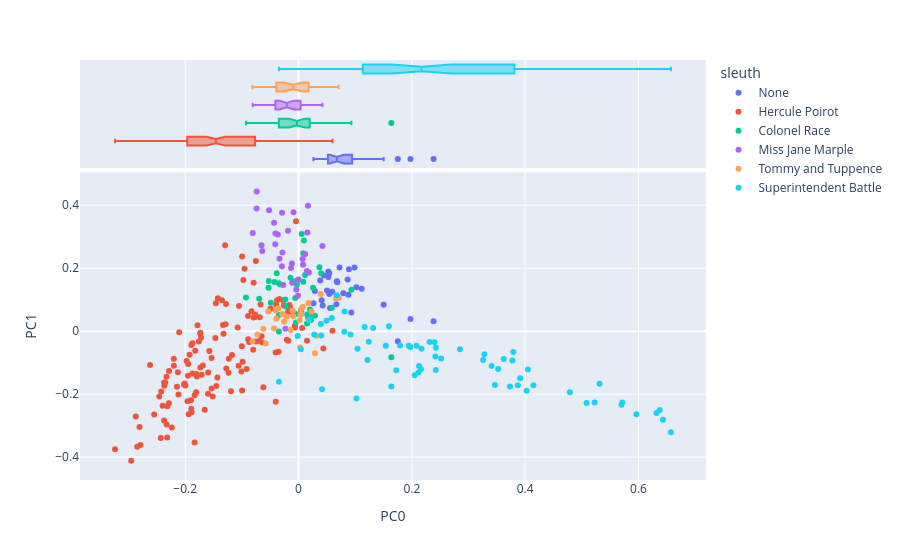

Notebook cell for this chart:
### Markdown cell above
#### Scatterplot of documents in the space created by the first two components

With points colored by metadata features.

### Code cell
# create a scatterplot of documents in the space created by the first 2 components
# coloring the points by sleuth

# fill the NaN for works without a sleuth (Giant's Bread)
DOC['sleuth'] = DOC['sleuth'].fillna('None')

px.scatter(
    data_frame = DCM.join(DOC).reset_index(),
    x = 'PC0', # first PC
    y = 'PC1', # second PC
    color = 'sleuth', # color by sleuth
    hover_name = 'label', # use concat string for hover info
    hover_data=['pub_year_original', 'work_type', 'primary_genre'], # add more hover data
    marginal_x = 'box' # add boxplot to x axis
)

### Figure 1 — Plotly figure (JSON) as saved in the notebook; plotly's stock layout.template omitted (floating-point values rounded to 4 significant figures; data arrays with more than 128 entries replaced by an {"elided": "..."} marker saying what was removed)
{"data": [{"customdata": [[1930, "novel", "Romance"], [1930, "novel", "Romance"], [1930, "novel", "Romance"], [1930, "novel", "Romance"], [1930, "novel", "Romance"], [1930, "novel", "Romance"], [1930, "novel", "Romance"], [1930, "novel", "Romance"], [1930, "novel", "Romance"], [1930, "novel", "Romance"], [1930, "novel", "Romance"], [1930, "novel", "Romance"], [1930, "novel", "Romance"], [1930, "novel", "Romance"], [1930, "novel", "Romance"], [1930, "novel", "Romance"], [1930, "novel", "Romance"], [1930, "novel", "Romance"], [1930, "novel", "Romance"], [1930, "novel", "Romance"], [1930, "novel", "Romance"], [1930, "novel", "Romance"], [1930, "novel", "Romance"], [1930, "novel", "Romance"], [1930, "novel", "Romance"], [1930, "novel", "Romance"], [1930, "novel", "Romance"], [1930, "novel", "Romance"], [1930, "novel", "Romance"]], "hovertemplate": "<b>%{hovertext}</b><br><br>sleuth=None<br>PC0=%{x}<br>PC1=%{y}<br>pub_year_original=%{customdata[0]}<br>work_type=%{customdata[1]}<br>primary_genre=%{customdata[2]}<extra></extra>", "hovertext": ["giants-bread ch.0", "giants-bread ch.1", "giants-bread ch.2", "giants-bread ch.3", "giants-bread ch.4", "giants-bread ch.5", "giants-bread ch.6", "giants-bread ch.7", "giants-bread ch.8", "giants-bread ch.9", "giants-bread ch.10", "giants-bread ch.11", "giants-bread ch.12", "giants-bread ch.13", "giants-bread ch.14", "giants-bread ch.15", "giants-bread ch.16", "giants-bread ch.17", "giants-bread ch.18", "giants-bread ch.19", "giants-bread ch.20", "giants-bread ch.21", "giants-bread ch.22", "giants-bread ch.23", "giants-bread ch.24", "giants-bread ch.25", "giants-bread ch.26", "giants-bread ch.27", "giants-bread ch.28"], "legendgroup": "None", "marker": {"color": "#636efa", "symbol": "circle"}, "mode": "markers", "name": "None", "orientation": "v", "showlegend": true, "type": "scatter", "x": [0.02628, 0.05551, 0.06676, 0.04084, 0.04482, 0.05032, 0.08663, 0.08897, 0.06754, 0.07238, 0.05261, 0.05247, 0.07901, 0.09882, 0.1114, 0.04262, 0.03825, 0.05419, 0.102, 0.0684, 0.05955, 0.02876, 0.1502, 0.1752, 0.2383, 0.09312, 0.1975, 0.08802, 0.05416], "xaxis": "x", "y": [0.08885, 0.07364, 0.08516, 0.0986, 0.1766, 0.1291, 0.1637, 0.1965, 0.1584, 0.2019, 0.1718, 0.1899, 0.1206, 0.2021, 0.1351, 0.08133, 0.1613, 0.1845, 0.1391, 0.1556, 0.125, 0.1273, 0.08367, -0.03189, 0.03154, 0.05903, 0.03903, 0.1161, 0.1178], "yaxis": "y"}, {"alignmentgroup": "True", "customdata": [[1930, "novel", "Romance"], [1930, "novel", "Romance"], [1930, "novel", "Romance"], [1930, "novel", "Romance"], [1930, "novel", "Romance"], [1930, "novel", "Romance"], [1930, "novel", "Romance"], [1930, "novel", "Romance"], [1930, "novel", "Romance"], [1930, "novel", "Romance"], [1930, "novel", "Romance"], [1930, "novel", "Romance"], [1930, "novel", "Romance"], [1930, "novel", "Romance"], [1930, "novel", "Romance"], [1930, "novel", "Romance"], [1930, "novel", "Romance"], [1930, "novel", "Romance"], [1930, "novel", "Romance"], [1930, "novel", "Romance"], [1930, "novel", "Romance"], [1930, "novel", "Romance"], [1930, "novel", "Romance"], [1930, "novel", "Romance"], [1930, "novel", "Romance"], [1930, "novel", "Romance"], [1930, "novel", "Romance"], [1930, "novel", "Romance"], [1930, "novel", "Romance"]], "hovertemplate": "<b>%{hovertext}</b><br><br>sleuth=None<br>PC0=%{x}<br>pub_year_original=%{customdata[0]}<br>work_type=%{customdata[1]}<br>primary_genre=%{customdata[2]}<extra></extra>", "hovertext": ["giants-bread ch.0", "giants-bread ch.1", "giants-bread ch.2", "giants-bread ch.3", "giants-bread ch.4", "giants-bread ch.5", "giants-bread ch.6", "giants-bread ch.7", "giants-bread ch.8", "giants-bread ch.9", "giants-bread ch.10", "giants-bread ch.11", "giants-bread ch.12", "giants-bread ch.13", "giants-bread ch.14", "giants-bread ch.15", "giants-bread ch.16", "giants-bread ch.17", "giants-bread ch.18", "giants-bread ch.19", "giants-bread ch.20", "giants-bread ch.21", "giants-bread ch.22", "giants-bread ch.23", "giants-bread ch.24", "giants-bread ch.25", "giants-bread ch.26", "giants-bread ch.27", "giants-bread ch.28"], "legendgroup": "None", "marker": {"color": "#636efa", "symbol": "circle"}, "name": "None", "notched": true, "offsetgroup": "None", "showlegend": false, "type": "box", "x": [0.02628, 0.05551, 0.06676, 0.04084, 0.04482, 0.05032, 0.08663, 0.08897, 0.06754, 0.07238, 0.05261, 0.05247, 0.07901, 0.09882, 0.1114, 0.04262, 0.03825, 0.05419, 0.102, 0.0684, 0.05955, 0.02876, 0.1502, 0.1752, 0.2383, 0.09312, 0.1975, 0.08802, 0.05416], "xaxis": "x2", "yaxis": "y2"}, {"customdata": {"elided": "133x3 mixed values"}, "hovertemplate": "<b>%{hovertext}</b><br><br>sleuth=Hercule Poirot<br>PC0=%{x}<br>PC1=%{y}<br>pub_year_original=%{customdata[0]}<br>work_type=%{customdata[1]}<br>primary_genre=%{customdata[2]}<extra></extra>", "hovertext": {"elided": "133 str values"}, "legendgroup": "Hercule Poirot", "marker": {"color": "#EF553B", "symbol": "circle"}, "mode": "markers", "name": "Hercule Poirot", "orientation": "v", "showlegend": true, "type": "scatter", "x": {"elided": "133 float values"}, "xaxis": "x", "y": {"elided": "133 float values"}, "yaxis": "y"}, {"alignmentgroup": "True", "customdata": {"elided": "133x3 mixed values"}, "hovertemplate": "<b>%{hovertext}</b><br><br>sleuth=Hercule Poirot<br>PC0=%{x}<br>pub_year_original=%{customdata[0]}<br>work_type=%{customdata[1]}<br>primary_genre=%{customdata[2]}<extra></extra>", "hovertext": {"elided": "133 str values"}, "legendgroup": "Hercule Poirot", "marker": {"color": "#EF553B", "symbol": "circle"}, "name": "Hercule Poirot", "notched": true, "offsetgroup": "Hercule Poirot", "showlegend": false, "type": "box", "x": {"elided": "133 float values"}, "xaxis": "x2", "yaxis": "y2"}, {"customdata": [[1924, "novel", "Murder Mystery"], [1924, "novel", "Murder Mystery"], [1924, "novel", "Murder Mystery"], [1924, "novel", "Murder Mystery"], [1924, "novel", "Murder Mystery"], [1924, "novel", "Murder Mystery"], [1924, "novel", "Murder Mystery"], [1924, "novel", "Murder Mystery"], [1924, "novel", "Murder Mystery"], [1924, "novel", "Murder Mystery"], [1924, "novel", "Murder Mystery"], [1924, "novel", "Murder Mystery"], [1924, "novel", "Murder Mystery"], [1924, "novel", "Murder Mystery"], [1924, "novel", "Murder Mystery"], [1924, "novel", "Murder Mystery"], [1924, "novel", "Murder Mystery"], [1924, "novel", "Murder Mystery"], [1924, "novel", "Murder Mystery"], [1924, "novel", "Murder Mystery"], [1924, "novel", "Murder Mystery"], [1924, "novel", "Murder Mystery"], [1924, "novel", "Murder Mystery"], [1924, "novel", "Murder Mystery"], [1924, "novel", "Murder Mystery"], [1924, "novel", "Murder Mystery"], [1924, "novel", "Murder Mystery"], [1924, "novel", "Murder Mystery"], [1924, "novel", "Murder Mystery"], [1924, "novel", "Murder Mystery"], [1924, "novel", "Murder Mystery"], [1924, "novel", "Murder Mystery"], [1924, "novel", "Murder Mystery"], [1924, "novel", "Murder Mystery"], [1924, "novel", "Murder Mystery"], [1924, "novel", "Murder Mystery"], [1924, "novel", "Murder Mystery"]], "hovertemplate": "<b>%{hovertext}</b><br><br>sleuth=Colonel Race<br>PC0=%{x}<br>PC1=%{y}<br>pub_year_original=%{customdata[0]}<br>work_type=%{customdata[1]}<br>primary_genre=%{customdata[2]}<extra></extra>", "hovertext": ["the-man-in-the-brown-suit ch.0", "the-man-in-the-brown-suit ch.1", "the-man-in-the-brown-suit ch.2", "the-man-in-the-brown-suit ch.3", "the-man-in-the-brown-suit ch.4", "the-man-in-the-brown-suit ch.5", "the-man-in-the-brown-suit ch.6", "the-man-in-the-brown-suit ch.7", "the-man-in-the-brown-suit ch.8", "the-man-in-the-brown-suit ch.9", "the-man-in-the-brown-suit ch.10", "the-man-in-the-brown-suit ch.11", "the-man-in-the-brown-suit ch.12", "the-man-in-the-brown-suit ch.13", "the-man-in-the-brown-suit ch.14", "the-man-in-the-brown-suit ch.15", "the-man-in-the-brown-suit ch.16", "the-man-in-the-brown-suit ch.17", "the-man-in-the-brown-suit ch.18", "the-man-in-the-brown-suit ch.19", "the-man-in-the-brown-suit ch.20", "the-man-in-the-brown-suit ch.21", "the-man-in-the-brown-suit ch.22", "the-man-in-the-brown-suit ch.23", "the-man-in-the-brown-suit ch.24", "the-man-in-the-brown-suit ch.25", "the-man-in-the-brown-suit ch.26", "the-man-in-the-brown-suit ch.27", "the-man-in-the-brown-suit ch.28", "the-man-in-the-brown-suit ch.29", "the-man-in-the-brown-suit ch.30", "the-man-in-the-brown-suit ch.31", "the-man-in-the-brown-suit ch.32", "the-man-in-the-brown-suit ch.33", "the-man-in-the-brown-suit ch.34", "the-man-in-the-brown-suit ch.35", "the-man-in-the-brown-suit ch.36"], "legendgroup": "Colonel Race", "marker": {"color": "#00cc96", "symbol": "circle"}, "mode": "markers", "name": "Colonel Race", "orientation": "v", "showlegend": true, "type": "scatter", "x": [-0.09279, -0.004945, 0.05888, -0.004488, -0.06943, 0.1638, 0.01946, -0.03473, 0.02177, 0.01159, 0.01503, 0.009553, 0.09332, -0.05294, -0.03479, 0.03993, 0.008288, 0.0256, -0.03476, -0.01412, -0.03242, -0.04263, -0.02241, -0.002801, 0.005688, -0.005674, -0.05248, -0.03842, 0.02024, 0.01526, -0.02347, 0.02912, -0.005017, -0.04895, 0.008195, 0.03681, 0.004592], "xaxis": "x", "y": [0.1073, 0.05467, 0.07476, 0.02778, 0.1029, -0.08321, 0.05079, -0.0009799, 0.03575, 0.1787, 0.02419, 0.2882, 0.1319, 0.1379, 0.152, 0.184, 0.157, 0.1378, 0.05098, 0.1697, 0.1484, 0.156, 0.07834, 0.1486, 0.3089, 0.1053, 0.1594, 0.1843, 0.06911, 0.05259, 0.1006, 0.04902, 0.1595, 0.08991, 0.2479, 0.2032, 0.06312], "yaxis": "y"}, {"alignmentgroup": "True", "customdata": [[1924, "novel", "Murder Mystery"], [1924, "novel", "Murder Mystery"], [1924, "novel", "Murder Mystery"], [1924, "novel", "Murder Mystery"], [1924, "novel", "Murder Mystery"], [1924, "novel", "Murder Mystery"], [1924, "novel", "Murder Mystery"], [1924, "novel", "Murder Mystery"], [1924, "novel", "Murder Mystery"], [1924, "novel", "Murder Mystery"], [1924, "novel", "Murder Mystery"], [1924, "novel", "Murder Mystery"], [1924, "novel", "Murder Mystery"], [1924, "novel", "Murder Mystery"], [1924, "novel", "Murder Mystery"], [1924, "novel", "Murder Mystery"], [1924, "novel", "Murder Mystery"], [1924, "novel", "Murder Mystery"], [1924, "novel", "Murder Mystery"], [1924, "novel", "Murder Mystery"], [1924, "novel", "Murder Mystery"], [1924, "novel", "Murder Mystery"], [1924, "novel", "Murder Mystery"], [1924, "novel", "Murder Mystery"], [1924, "novel", "Murder Mystery"], [1924, "novel", "Murder Mystery"], [1924, "novel", "Murder Mystery"], [1924, "novel", "Murder Mystery"], [1924, "novel", "Murder Mystery"], [1924, "novel", "Murder Mystery"], [1924, "novel", "Murder Mystery"], [1924, "novel", "Murder Mystery"], [1924, "novel", "Murder Mystery"], [1924, "novel", "Murder Mystery"], [1924, "novel", "Murder Mystery"], [1924, "novel", "Murder Mystery"], [1924, "novel", "Murder Mystery"]], "hovertemplate": "<b>%{hovertext}</b><br><br>sleuth=Colonel Race<br>PC0=%{x}<br>pub_year_original=%{customdata[0]}<br>work_type=%{customdata[1]}<br>primary_genre=%{customdata[2]}<extra></extra>", "hovertext": ["the-man-in-the-brown-suit ch.0", "the-man-in-the-brown-suit ch.1", "the-man-in-the-brown-suit ch.2", "the-man-in-the-brown-suit ch.3", "the-man-in-the-brown-suit ch.4", "the-man-in-the-brown-suit ch.5", "the-man-in-the-brown-suit ch.6", "the-man-in-the-brown-suit ch.7", "the-man-in-the-brown-suit ch.8", "the-man-in-the-brown-suit ch.9", "the-man-in-the-brown-suit ch.10", "the-man-in-the-brown-suit ch.11", "the-man-in-the-brown-suit ch.12", "the-man-in-the-brown-suit ch.13", "the-man-in-the-brown-suit ch.14", "the-man-in-the-brown-suit ch.15", "the-man-in-the-brown-suit ch.16", "the-man-in-the-brown-suit ch.17", "the-man-in-the-brown-suit ch.18", "the-man-in-the-brown-suit ch.19", "the-man-in-the-brown-suit ch.20", "the-man-in-the-brown-suit ch.21", "the-man-in-the-brown-suit ch.22", "the-man-in-the-brown-suit ch.23", "the-man-in-the-brown-suit ch.24", "the-man-in-the-brown-suit ch.25", "the-man-in-the-brown-suit ch.26", "the-man-in-the-brown-suit ch.27", "the-man-in-the-brown-suit ch.28", "the-man-in-the-brown-suit ch.29", "the-man-in-the-brown-suit ch.30", "the-man-in-the-brown-suit ch.31", "the-man-in-the-brown-suit ch.32", "the-man-in-the-brown-suit ch.33", "the-man-in-the-brown-suit ch.34", "the-man-in-the-brown-suit ch.35", "the-man-in-the-brown-suit ch.36"], "legendgroup": "Colonel Race", "marker": {"color": "#00cc96", "symbol": "circle"}, "name": "Colonel Race", "notched": true, "offsetgroup": "Colonel Race", "showlegend": false, "type": "box", "x": [-0.09279, -0.004945, 0.05888, -0.004488, -0.06943, 0.1638, 0.01946, -0.03473, 0.02177, 0.01159, 0.01503, 0.009553, 0.09332, -0.05294, -0.03479, 0.03993, 0.008288, 0.0256, -0.03476, -0.01412, -0.03242, -0.04263, -0.02241, -0.002801, 0.005688, -0.005674, -0.05248, -0.03842, 0.02024, 0.01526, -0.02347, 0.02912, -0.005017, -0.04895, 0.008195, 0.03681, 0.004592], "xaxis": "x2", "yaxis": "y2"}, {"customdata": [[1930, "novel", "Murder Mystery"], [1930, "novel", "Murder Mystery"], [1930, "novel", "Murder Mystery"], [1930, "novel", "Murder Mystery"], [1930, "novel", "Murder Mystery"], [1930, "novel", "Murder Mystery"], [1930, "novel", "Murder Mystery"], [1930, "novel", "Murder Mystery"], [1930, "novel", "Murder Mystery"], [1930, "novel", "Murder Mystery"], [1930, "novel", "Murder Mystery"], [1930, "novel", "Murder Mystery"], [1930, "novel", "Murder Mystery"], [1930, "novel", "Murder Mystery"], [1930, "novel", "Murder Mystery"], [1930, "novel", "Murder Mystery"], [1930, "novel", "Murder Mystery"], [1930, "novel", "Murder Mystery"], [1930, "novel", "Murder Mystery"], [1930, "novel", "Murder Mystery"], [1930, "novel", "Murder Mystery"], [1930, "novel", "Murder Mystery"], [1930, "novel", "Murder Mystery"], [1930, "novel", "Murder Mystery"], [1930, "novel", "Murder Mystery"], [1930, "novel", "Murder Mystery"], [1930, "novel", "Murder Mystery"], [1930, "novel", "Murder Mystery"], [1930, "novel", "Murder Mystery"], [1930, "novel", "Murder Mystery"], [1930, "novel", "Murder Mystery"], [1930, "novel", "Murder Mystery"]], "hovertemplate": "<b>%{hovertext}</b><br><br>sleuth=Miss Jane Marple<br>PC0=%{x}<br>PC1=%{y}<br>pub_year_original=%{customdata[0]}<br>work_type=%{customdata[1]}<br>primary_genre=%{customdata[2]}<extra></extra>", "hovertext": ["the-murder-at-the-vicarage ch.1", "the-murder-at-the-vicarage ch.2", "the-murder-at-the-vicarage ch.3", "the-murder-at-the-vicarage ch.4", "the-murder-at-the-vicarage ch.5", "the-murder-at-the-vicarage ch.6", "the-murder-at-the-vicarage ch.7", "the-murder-at-the-vicarage ch.8", "the-murder-at-the-vicarage ch.9", "the-murder-at-the-vicarage ch.10", "the-murder-at-the-vicarage ch.11", "the-murder-at-the-vicarage ch.12", "the-murder-at-the-vicarage ch.13", "the-murder-at-the-vicarage ch.14", "the-murder-at-the-vicarage ch.15", "the-murder-at-the-vicarage ch.16", "the-murder-at-the-vicarage ch.17", "the-murder-at-the-vicarage ch.18", "the-murder-at-the-vicarage ch.19", "the-murder-at-the-vicarage ch.20", "the-murder-at-the-vicarage ch.21", "the-murder-at-the-vicarage ch.22", "the-murder-at-the-vicarage ch.23", "the-murder-at-the-vicarage ch.24", "the-murder-at-the-vicarage ch.25", "the-murder-at-the-vicarage ch.26", "the-murder-at-the-vicarage ch.27", "the-murder-at-the-vicarage ch.28", "the-murder-at-the-vicarage ch.29", "the-murder-at-the-vicarage ch.30", "the-murder-at-the-vicarage ch.31", "the-murder-at-the-vicarage ch.32"], "legendgroup": "Miss Jane Marple", "marker": {"color": "#ab63fa", "symbol": "circle"}, "mode": "markers", "name": "Miss Jane Marple", "orientation": "v", "showlegend": true, "type": "scatter", "x": [-0.01177, 0.01561, -0.01122, 0.01171, -0.06395, -0.0411, 0.04208, -0.0291, 0.0166, -0.02848, -0.05207, -0.07371, -0.00876, -0.02933, -0.07402, -0.0432, -0.04075, -0.06539, 0.007126, -0.001023, 0.0001468, -0.01326, -0.08088, 0.01484, -0.03361, -0.03656, -0.00393, -0.02309, -0.027, -0.01854, 0.00794, 0.01828], "xaxis": "x", "y": [0.2147, 0.3134, 0.1537, 0.2453, 0.2543, 0.2759, 0.2705, 0.3764, 0.3984, 0.2497, 0.3841, 0.4438, 0.3774, 0.206, 0.3893, 0.3444, 0.3103, 0.2733, 0.2293, 0.1126, 0.1639, 0.2006, 0.3121, 0.1914, 0.2299, 0.307, 0.1325, 0.007356, 0.1467, 0.3188, 0.2108, 0.1862], "yaxis": "y"}, {"alignmentgroup": "True", "customdata": [[1930, "novel", "Murder Mystery"], [1930, "novel", "Murder Mystery"], [1930, "novel", "Murder Mystery"], [1930, "novel", "Murder Mystery"], [1930, "novel", "Murder Mystery"], [1930, "novel", "Murder Mystery"], [1930, "novel", "Murder Mystery"], [1930, "novel", "Murder Mystery"], [1930, "novel", "Murder Mystery"], [1930, "novel", "Murder Mystery"], [1930, "novel", "Murder Mystery"], [1930, "novel", "Murder Mystery"], [1930, "novel", "Murder Mystery"], [1930, "novel", "Murder Mystery"], [1930, "novel", "Murder Mystery"], [1930, "novel", "Murder Mystery"], [1930, "novel", "Murder Mystery"], [1930, "novel", "Murder Mystery"], [1930, "novel", "Murder Mystery"], [1930, "novel", "Murder Mystery"], [1930, "novel", "Murder Mystery"], [1930, "novel", "Murder Mystery"], [1930, "novel", "Murder Mystery"], [1930, "novel", "Murder Mystery"], [1930, "novel", "Murder Mystery"], [1930, "novel", "Murder Mystery"], [1930, "novel", "Murder Mystery"], [1930, "novel", "Murder Mystery"], [1930, "novel", "Murder Mystery"], [1930, "novel", "Murder Mystery"], [1930, "novel", "Murder Mystery"], [1930, "novel", "Murder Mystery"]], "hovertemplate": "<b>%{hovertext}</b><br><br>sleuth=Miss Jane Marple<br>PC0=%{x}<br>pub_year_original=%{customdata[0]}<br>work_type=%{customdata[1]}<br>primary_genre=%{customdata[2]}<extra></extra>", "hovertext": ["the-murder-at-the-vicarage ch.1", "the-murder-at-the-vicarage ch.2", "the-murder-at-the-vicarage ch.3", "the-murder-at-the-vicarage ch.4", "the-murder-at-the-vicarage ch.5", "the-murder-at-the-vicarage ch.6", "the-murder-at-the-vicarage ch.7", "the-murder-at-the-vicarage ch.8", "the-murder-at-the-vicarage ch.9", "the-murder-at-the-vicarage ch.10", "the-murder-at-the-vicarage ch.11", "the-murder-at-the-vicarage ch.12", "the-murder-at-the-vicarage ch.13", "the-murder-at-the-vicarage ch.14", "the-murder-at-the-vicarage ch.15", "the-murder-at-the-vicarage ch.16", "the-murder-at-the-vicarage ch.17", "the-murder-at-the-vicarage ch.18", "the-murder-at-the-vicarage ch.19", "the-murder-at-the-vicarage ch.20", "the-murder-at-the-vicarage ch.21", "the-murder-at-the-vicarage ch.22", "the-murder-at-the-vicarage ch.23", "the-murder-at-the-vicarage ch.24", "the-murder-at-the-vicarage ch.25", "the-murder-at-the-vicarage ch.26", "the-murder-at-the-vicarage ch.27", "the-murder-at-the-vicarage ch.28", "the-murder-at-the-vicarage ch.29", "the-murder-at-the-vicarage ch.30", "the-murder-at-the-vicarage ch.31", "the-murder-at-the-vicarage ch.32"], "legendgroup": "Miss Jane Marple", "marker": {"color": "#ab63fa", "symbol": "circle"}, "name": "Miss Jane Marple", "notched": true, "offsetgroup": "Miss Jane Marple", "showlegend": false, "type": "box", "x": [-0.01177, 0.01561, -0.01122, 0.01171, -0.06395, -0.0411, 0.04208, -0.0291, 0.0166, -0.02848, -0.05207, -0.07371, -0.00876, -0.02933, -0.07402, -0.0432, -0.04075, -0.06539, 0.007126, -0.001023, 0.0001468, -0.01326, -0.08088, 0.01484, -0.03361, -0.03656, -0.00393, -0.02309, -0.027, -0.01854, 0.00794, 0.01828], "xaxis": "x2", "yaxis": "y2"}, {"customdata": [[1922, "novel", "Espionage"], [1922, "novel", "Espionage"], [1922, "novel", "Espionage"], [1922, "novel", "Espionage"], [1922, "novel", "Espionage"], [1922, "novel", "Espionage"], [1922, "novel", "Espionage"], [1922, "novel", "Espionage"], [1922, "novel", "Espionage"], [1922, "novel", "Espionage"], [1922, "novel", "Espionage"], [1922, "novel", "Espionage"], [1922, "novel", "Espionage"], [1922, "novel", "Espionage"], [1922, "novel", "Espionage"], [1922, "novel", "Espionage"], [1922, "novel", "Espionage"], [1922, "novel", "Espionage"], [1922, "novel", "Espionage"], [1922, "novel", "Espionage"], [1922, "novel", "Espionage"], [1922, "novel", "Espionage"], [1922, "novel", "Espionage"], [1922, "novel", "Espionage"], [1922, "novel", "Espionage"], [1922, "novel", "Espionage"], [1922, "novel", "Espionage"], [1922, "novel", "Espionage"], [1922, "novel", "Espionage"]], "hovertemplate": "<b>%{hovertext}</b><br><br>sleuth=Tommy and Tuppence<br>PC0=%{x}<br>PC1=%{y}<br>pub_year_original=%{customdata[0]}<br>work_type=%{customdata[1]}<br>primary_genre=%{customdata[2]}<extra></extra>", "hovertext": ["the-secret-adversary ch.0", "the-secret-adversary ch.1", "the-secret-adversary ch.2", "the-secret-adversary ch.3", "the-secret-adversary ch.4", "the-secret-adversary ch.5", "the-secret-adversary ch.6", "the-secret-adversary ch.7", "the-secret-adversary ch.8", "the-secret-adversary ch.9", "the-secret-adversary ch.10", "the-secret-adversary ch.11", "the-secret-adversary ch.12", "the-secret-adversary ch.13", "the-secret-adversary ch.14", "the-secret-adversary ch.15", "the-secret-adversary ch.16", "the-secret-adversary ch.17", "the-secret-adversary ch.18", "the-secret-adversary ch.19", "the-secret-adversary ch.20", "the-secret-adversary ch.21", "the-secret-adversary ch.22", "the-secret-adversary ch.23", "the-secret-adversary ch.24", "the-secret-adversary ch.25", "the-secret-adversary ch.26", "the-secret-adversary ch.27", "the-secret-adversary ch.28"], "legendgroup": "Tommy and Tuppence", "marker": {"color": "#FFA15A", "symbol": "circle"}, "mode": "markers", "name": "Tommy and Tuppence", "orientation": "v", "showlegend": true, "type": "scatter", "x": [0.03083, 0.03911, -0.05769, 0.06594, -0.04354, 0.01752, 0.001932, 0.00276, -0.0725, 0.01837, -0.06215, 0.007617, -0.03626, -0.009388, -0.05341, 0.004342, -0.02548, -0.08132, -0.02098, -0.03882, 0.003536, 0.02295, -0.01036, 0.004465, 0.02912, -0.02868, -0.01395, -0.04025, 0.07087], "xaxis": "x", "y": [-0.01437, 0.1184, -0.03918, 0.1026, 0.008374, 0.08929, 0.03441, -0.05184, -0.01029, 0.03643, 0.007304, 0.07701, 0.07211, 0.04774, 0.06276, 0.07075, 0.0296, -0.03217, 0.04562, 0.03958, 0.05219, 0.06245, 0.06592, 0.0527, -0.07019, 0.05463, 0.003386, 0.06546, 0.1052], "yaxis": "y"}, {"alignmentgroup": "True", "customdata": [[1922, "novel", "Espionage"], [1922, "novel", "Espionage"], [1922, "novel", "Espionage"], [1922, "novel", "Espionage"], [1922, "novel", "Espionage"], [1922, "novel", "Espionage"], [1922, "novel", "Espionage"], [1922, "novel", "Espionage"], [1922, "novel", "Espionage"], [1922, "novel", "Espionage"], [1922, "novel", "Espionage"], [1922, "novel", "Espionage"], [1922, "novel", "Espionage"], [1922, "novel", "Espionage"], [1922, "novel", "Espionage"], [1922, "novel", "Espionage"], [1922, "novel", "Espionage"], [1922, "novel", "Espionage"], [1922, "novel", "Espionage"], [1922, "novel", "Espionage"], [1922, "novel", "Espionage"], [1922, "novel", "Espionage"], [1922, "novel", "Espionage"], [1922, "novel", "Espionage"], [1922, "novel", "Espionage"], [1922, "novel", "Espionage"], [1922, "novel", "Espionage"], [1922, "novel", "Espionage"], [1922, "novel", "Espionage"]], "hovertemplate": "<b>%{hovertext}</b><br><br>sleuth=Tommy and Tuppence<br>PC0=%{x}<br>pub_year_original=%{customdata[0]}<br>work_type=%{customdata[1]}<br>primary_genre=%{customdata[2]}<extra></extra>", "hovertext": ["the-secret-adversary ch.0", "the-secret-adversary ch.1", "the-secret-adversary ch.2", "the-secret-adversary ch.3", "the-secret-adversary ch.4", "the-secret-adversary ch.5", "the-secret-adversary ch.6", "the-secret-adversary ch.7", "the-secret-adversary ch.8", "the-secret-adversary ch.9", "the-secret-adversary ch.10", "the-secret-adversary ch.11", "the-secret-adversary ch.12", "the-secret-adversary ch.13", "the-secret-adversary ch.14", "the-secret-adversary ch.15", "the-secret-adversary ch.16", "the-secret-adversary ch.17", "the-secret-adversary ch.18", "the-secret-adversary ch.19", "the-secret-adversary ch.20", "the-secret-adversary ch.21", "the-secret-adversary ch.22", "the-secret-adversary ch.23", "the-secret-adversary ch.24", "the-secret-adversary ch.25", "the-secret-adversary ch.26", "the-secret-adversary ch.27", "the-secret-adversary ch.28"], "legendgroup": "Tommy and Tuppence", "marker": {"color": "#FFA15A", "symbol": "circle"}, "name": "Tommy and Tuppence", "notched": true, "offsetgroup": "Tommy and Tuppence", "showlegend": false, "type": "box", "x": [0.03083, 0.03911, -0.05769, 0.06594, -0.04354, 0.01752, 0.001932, 0.00276, -0.0725, 0.01837, -0.06215, 0.007617, -0.03626, -0.009388, -0.05341, 0.004342, -0.02548, -0.08132, -0.02098, -0.03882, 0.003536, 0.02295, -0.01036, 0.004465, 0.02912, -0.02868, -0.01395, -0.04025, 0.07087], "xaxis": "x2", "yaxis": "y2"}, {"customdata": {"elided": "65x3 mixed values"}, "hovertemplate": "<b>%{hovertext}</b><br><br>sleuth=Superintendent Battle<br>PC0=%{x}<br>PC1=%{y}<br>pub_year_original=%{customdata[0]}<br>work_type=%{customdata[1]}<br>primary_genre=%{customdata[2]}<extra></extra>", "hovertext": ["the-secret-of-chimneys ch.1", "the-secret-of-chimneys ch.2", "the-secret-of-chimneys ch.3", "the-secret-of-chimneys ch.4", "the-secret-of-chimneys ch.5", "the-secret-of-chimneys ch.6", "the-secret-of-chimneys ch.7", "the-secret-of-chimneys ch.8", "the-secret-of-chimneys ch.9", "the-secret-of-chimneys ch.10", "the-secret-of-chimneys ch.11", "the-secret-of-chimneys ch.12", "the-secret-of-chimneys ch.13", "the-secret-of-chimneys ch.14", "the-secret-of-chimneys ch.15", "the-secret-of-chimneys ch.16", "the-secret-of-chimneys ch.17", "the-secret-of-chimneys ch.18", "the-secret-of-chimneys ch.19", "the-secret-of-chimneys ch.20", "the-secret-of-chimneys ch.21", "the-secret-of-chimneys ch.22", "the-secret-of-chimneys ch.23", "the-secret-of-chimneys ch.24", "the-secret-of-chimneys ch.25", "the-secret-of-chimneys ch.26", "the-secret-of-chimneys ch.27", "the-secret-of-chimneys ch.28", "the-secret-of-chimneys ch.29", "the-secret-of-chimneys ch.30", "the-secret-of-chimneys ch.31", "the-seven-dials-mystery ch.1", "the-seven-dials-mystery ch.2", "the-seven-dials-mystery ch.3", "the-seven-dials-mystery ch.4", "the-seven-dials-mystery ch.5", "the-seven-dials-mystery ch.6", "the-seven-dials-mystery ch.7", "the-seven-dials-mystery ch.8", "the-seven-dials-mystery ch.9", "the-seven-dials-mystery ch.10", "the-seven-dials-mystery ch.11", "the-seven-dials-mystery ch.12", "the-seven-dials-mystery ch.13", "the-seven-dials-mystery ch.14", "the-seven-dials-mystery ch.15", "the-seven-dials-mystery ch.16", "the-seven-dials-mystery ch.17", "the-seven-dials-mystery ch.18", "the-seven-dials-mystery ch.19", "the-seven-dials-mystery ch.20", "the-seven-dials-mystery ch.21", "the-seven-dials-mystery ch.22", "the-seven-dials-mystery ch.23", "the-seven-dials-mystery ch.24", "the-seven-dials-mystery ch.25", "the-seven-dials-mystery ch.26", "the-seven-dials-mystery ch.27", "the-seven-dials-mystery ch.28", "the-seven-dials-mystery ch.29", "the-seven-dials-mystery ch.30", "the-seven-dials-mystery ch.31", "the-seven-dials-mystery ch.32", "the-seven-dials-mystery ch.33", "the-seven-dials-mystery ch.34"], "legendgroup": "Superintendent Battle", "marker": {"color": "#19d3f3", "symbol": "circle"}, "mode": "markers", "name": "Superintendent Battle", "orientation": "v", "showlegend": true, "type": "scatter", "x": [0.04944, 0.05868, 0.4026, 0.6432, 0.205, 0.2422, 0.004124, -0.03459, -0.0014, 0.2849, 0.3259, 0.2171, 0.2127, 0.2117, 0.1219, 0.1725, 0.6573, 0.2161, 0.1023, 0.01875, 0.5085, 0.1974, 0.1041, 0.04012, 0.1638, 0.03937, 0.3466, 0.04152, 0.1241, 0.08115, 0.3732, 0.3408, 0.2516, 0.1595, 0.328, 0.2415, 0.4048, 0.4145, 0.1316, 0.3791, 0.2424, 0.6319, 0.3623, 0.08072, 0.02779, 0.06754, 0.5965, 0.5226, 0.4789, 0.3911, 0.154, 0.1944, 0.387, 0.2083, 0.5315, 0.3775, 0.2314, 0.09177, 0.1166, 0.6376, 0.5715, 0.57, 0.1792, 0.2399, 0.3524], "xaxis": "x", "y": [0.03283, 0.04195, -0.1896, -0.2816, -0.1399, -0.123, -0.05703, -0.1608, -0.01531, -0.05765, -0.09176, -0.05589, -0.1102, -0.1316, -0.09125, -0.1238, -0.3212, -0.1209, -0.214, 0.03685, -0.2284, -0.04992, -0.0555, -0.01372, -0.176, 0.02276, -0.1709, -0.1841, -0.03388, 0.06262, -0.1756, -0.1106, -0.08699, 0.01584, -0.07307, -0.08018, -0.1219, -0.1717, 0.01007, -0.06578, -0.05261, -0.2601, -0.08819, -0.001652, -0.01037, 0.1141, -0.2641, -0.2266, -0.1939, -0.1493, -0.04668, -0.0464, -0.172, -0.04619, -0.1667, -0.09328, -0.03403, -0.01042, 0.01291, -0.2507, -0.2266, -0.2335, -0.04543, -0.03513, -0.1205], "yaxis": "y"}, {"alignmentgroup": "True", "customdata": {"elided": "65x3 mixed values"}, "hovertemplate": "<b>%{hovertext}</b><br><br>sleuth=Superintendent Battle<br>PC0=%{x}<br>pub_year_original=%{customdata[0]}<br>work_type=%{customdata[1]}<br>primary_genre=%{customdata[2]}<extra></extra>", "hovertext": ["the-secret-of-chimneys ch.1", "the-secret-of-chimneys ch.2", "the-secret-of-chimneys ch.3", "the-secret-of-chimneys ch.4", "the-secret-of-chimneys ch.5", "the-secret-of-chimneys ch.6", "the-secret-of-chimneys ch.7", "the-secret-of-chimneys ch.8", "the-secret-of-chimneys ch.9", "the-secret-of-chimneys ch.10", "the-secret-of-chimneys ch.11", "the-secret-of-chimneys ch.12", "the-secret-of-chimneys ch.13", "the-secret-of-chimneys ch.14", "the-secret-of-chimneys ch.15", "the-secret-of-chimneys ch.16", "the-secret-of-chimneys ch.17", "the-secret-of-chimneys ch.18", "the-secret-of-chimneys ch.19", "the-secret-of-chimneys ch.20", "the-secret-of-chimneys ch.21", "the-secret-of-chimneys ch.22", "the-secret-of-chimneys ch.23", "the-secret-of-chimneys ch.24", "the-secret-of-chimneys ch.25", "the-secret-of-chimneys ch.26", "the-secret-of-chimneys ch.27", "the-secret-of-chimneys ch.28", "the-secret-of-chimneys ch.29", "the-secret-of-chimneys ch.30", "the-secret-of-chimneys ch.31", "the-seven-dials-mystery ch.1", "the-seven-dials-mystery ch.2", "the-seven-dials-mystery ch.3", "the-seven-dials-mystery ch.4", "the-seven-dials-mystery ch.5", "the-seven-dials-mystery ch.6", "the-seven-dials-mystery ch.7", "the-seven-dials-mystery ch.8", "the-seven-dials-mystery ch.9", "the-seven-dials-mystery ch.10", "the-seven-dials-mystery ch.11", "the-seven-dials-mystery ch.12", "the-seven-dials-mystery ch.13", "the-seven-dials-mystery ch.14", "the-seven-dials-mystery ch.15", "the-seven-dials-mystery ch.16", "the-seven-dials-mystery ch.17", "the-seven-dials-mystery ch.18", "the-seven-dials-mystery ch.19", "the-seven-dials-mystery ch.20", "the-seven-dials-mystery ch.21", "the-seven-dials-mystery ch.22", "the-seven-dials-mystery ch.23", "the-seven-dials-mystery ch.24", "the-seven-dials-mystery ch.25", "the-seven-dials-mystery ch.26", "the-seven-dials-mystery ch.27", "the-seven-dials-mystery ch.28", "the-seven-dials-mystery ch.29", "the-seven-dials-mystery ch.30", "the-seven-dials-mystery ch.31", "the-seven-dials-mystery ch.32", "the-seven-dials-mystery ch.33", "the-seven-dials-mystery ch.34"], "legendgroup": "Superintendent Battle", "marker": {"color": "#19d3f3", "symbol": "circle"}, "name": "Superintendent Battle", "notched": true, "offsetgroup": "Superintendent Battle", "showlegend": false, "type": "box", "x": [0.04944, 0.05868, 0.4026, 0.6432, 0.205, 0.2422, 0.004124, -0.03459, -0.0014, 0.2849, 0.3259, 0.2171, 0.2127, 0.2117, 0.1219, 0.1725, 0.6573, 0.2161, 0.1023, 0.01875, 0.5085, 0.1974, 0.1041, 0.04012, 0.1638, 0.03937, 0.3466, 0.04152, 0.1241, 0.08115, 0.3732, 0.3408, 0.2516, 0.1595, 0.328, 0.2415, 0.4048, 0.4145, 0.1316, 0.3791, 0.2424, 0.6319, 0.3623, 0.08072, 0.02779, 0.06754, 0.5965, 0.5226, 0.4789, 0.3911, 0.154, 0.1944, 0.387, 0.2083, 0.5315, 0.3775, 0.2314, 0.09177, 0.1166, 0.6376, 0.5715, 0.57, 0.1792, 0.2399, 0.3524], "xaxis": "x2", "yaxis": "y2"}], "layout": {"legend": {"title": {"text": "sleuth"}, "tracegroupgap": 0}, "margin": {"t": 60}, "xaxis": {"anchor": "y", "domain": [0, 1], "title": {"text": "PC0"}}, "xaxis2": {"anchor": "y2", "domain": [0, 1], "matches": "x", "showgrid": true, "showticklabels": false}, "yaxis": {"anchor": "x", "domain": [0, 0.7326], "title": {"text": "PC1"}}, "yaxis2": {"anchor": "x2", "domain": [0.7426, 1], "matches": "y2", "showgrid": false, "showline": false, "showticklabels": false, "ticks": ""}}}
